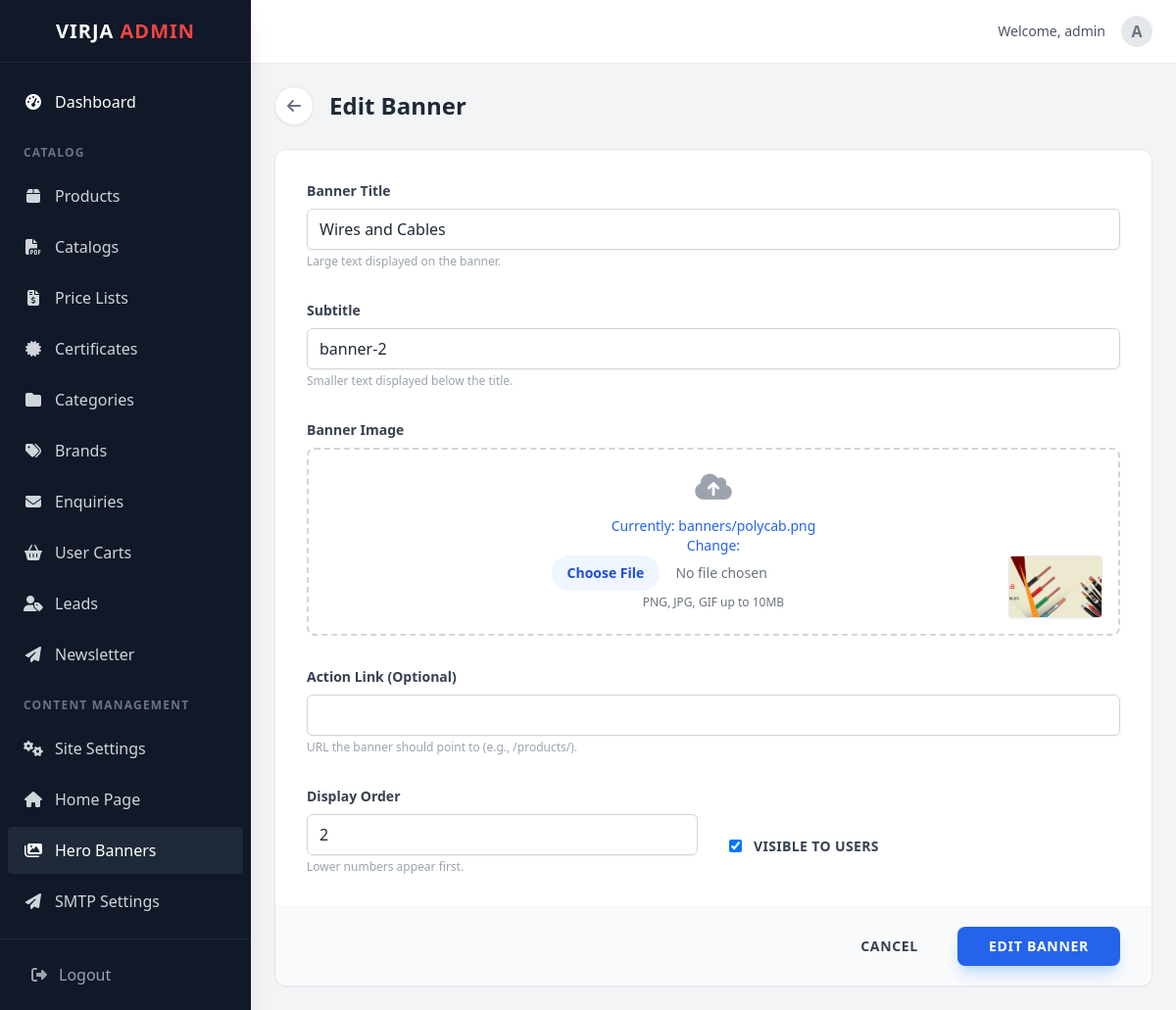
Page /dashboard/banners/2/edit/ (signed in) on the committed database.
### banners/models.py (models this page shows, shortened)
class Banner(models.Model):
    title = models.CharField(max_length=255)
    subtitle = models.CharField(max_length=255, blank=True)
    image = models.ImageField(upload_to='banners/')
    link = models.URLField(blank=True)
    is_active = models.BooleanField(default=True)
    order = models.IntegerField(default=0)
    class Meta:
        ordering = ['order']

### dashboard/views.py (the view)
# urls.py: path('banners/<int:pk>/edit/', views.banner_edit, name='banner_edit'),
@login_required(login_url='dashboard:login')
@user_passes_test(admin_required, login_url='dashboard:login')
def banner_edit(request, pk):
    banner = Banner.objects.get(pk=pk)
    if request.method == 'POST':
        form = BannerForm(request.POST, request.FILES, instance=banner)
        if form.is_valid():
            form.save()
            messages.success(request, "Banner updated successfully.")
            return redirect('dashboard:banner_list')
    else:
        form = BannerForm(instance=banner)
    return render(request, 'dashboard/banners/form.html', {'form': form, 'title': 'Edit Banner'})

### dashboard/templates/dashboard/banners/form.html (shortened to what this page needs)
{% extends 'dashboard/base_admin.html' %}
{% block content %}
<div class="max-w-4xl mx-auto">
    <div class="mb-6 flex items-center gap-4">
        <a href="{% url 'dashboard:banner_list' %}"
            class="w-10 h-10 flex items-center justify-center rounded-full bg-white border border-gray-200 text-gray-500 hover:text-blue-600 hover:border-blue-300 transition shadow-sm">
            <i class="fas fa-arrow-left"></i>
        </a>
        <h2 class="text-2xl font-bold text-gray-800">{{ title }}</h2>
    </div>
    <form method="POST" enctype="multipart/form-data">
        <div class="bg-white rounded-xl shadow-sm border border-gray-200 overflow-hidden">
            <div class="p-8">
                <div class="grid grid-cols-1 md:grid-cols-2 gap-8">
                    <div class="md:col-span-2">
                        <label class="block text-sm font-semibold text-gray-700 mb-2">Banner Title</label>
                        {{ form.title }}
                        <p class="mt-1 text-xs text-gray-400">Large text displayed on the banner.</p>
                    </div>
                    <div class="md:col-span-2">
                        <label class="block text-sm font-semibold text-gray-700 mb-2">Subtitle</label>
                        {{ form.subtitle }}
                        <p class="mt-1 text-xs text-gray-400">Smaller text displayed below the title.</p>
                    </div>
                    <div class="md:col-span-2">
                        <label class="block text-sm font-semibold text-gray-700 mb-2">Banner Image</label>
                        <div
                            class="mt-1 flex justify-center px-6 pt-5 pb-6 border-2 border-gray-300 border-dashed rounded-lg hover:border-blue-400 transition cursor-pointer relative group">
                            <div class="space-y-1 text-center">
                                <i
                                    class="fas fa-cloud-upload-alt text-gray-400 text-3xl mb-2 group-hover:text-blue-500 transition"></i>
                                <div class="flex text-sm text-gray-600">
                                    <span
                                        class="relative cursor-pointer bg-white rounded-md font-medium text-blue-600 hover:text-blue-500">
                                        {{ form.image }}
                                    </span>
                                </div>
                                <p class="text-xs text-gray-500">PNG, JPG, GIF up to 10MB</p>
                            </div>
                            {% if form.instance.image %}
                            <div
                                class="absolute right-4 bottom-4 w-24 h-16 rounded overflow-hidden border border-gray-200 shadow-sm">
                                <img src="{{ form.instance.image.url }}" class="w-full h-full object-cover">
                            </div>
                            {% endif %}
                        </div>
                    </div>
                    <div class="md:col-span-2">
                        <label class="block text-sm font-semibold text-gray-700 mb-2">Action Link (Optional)</label>
                        {{ form.link }}
                        <p class="mt-1 text-xs text-gray-400">URL the banner should point to (e.g., /products/).</p>
                    </div>
                    <div>
                        <label class="block text-sm font-semibold text-gray-700 mb-2">Display Order</label>
                        {{ form.order }}
                        <p class="mt-1 text-xs text-gray-400">Lower numbers appear first.</p>
                    </div>
                    <div class="flex items-center pt-8">
                        <label class="inline-flex items-center cursor-pointer">
                            <div class="relative">
                                {{ form.is_active }}
                            </div>
                            <span class="ml-3 text-sm font-semibold text-gray-700 uppercase tracking-wide">Visible to
                                Users</span>
                        </label>
                    </div>
                </div>
            </div>
            <div class="px-8 py-5 bg-gray-50 border-t border-gray-100 flex justify-end gap-4">
                <a href="{% url 'dashboard:banner_list' %}"
                    class="px-6 py-2.5 rounded-lg text-sm font-bold text-gray-700 hover:bg-gray-200 transition uppercase tracking-wider">Cancel</a>
                <button type="submit"
                    class="px-8 py-2.5 bg-blue-600 hover:bg-blue-700 text-white rounded-lg text-sm font-bold shadow-lg shadow-blue-200 transition uppercase tracking-wider">
                    {{ title }}
                </button>
            </div>
        </div>
    </form>
</div>
{% endblock %}

### dashboard/templates/dashboard/base_admin.html (shortened to what this page needs)
<!DOCTYPE html>
<html lang="en">
<head>
    <script src="https://cdn.tailwindcss.com"></script>
    <link rel="stylesheet" href="https://cdnjs.cloudflare.com/ajax/libs/font-awesome/6.4.0/css/all.min.css">
</head>
<body class="bg-gray-100 text-gray-800 font-sans antialiased" x-data="{ sidebarOpen: false }">
    <div class="flex h-screen overflow-hidden">
        <aside :class="sidebarOpen ? 'translate-x-0' : '-translate-x-full'"
            class="fixed inset-y-0 left-0 z-30 w-64 bg-gray-900 text-white flex flex-col shadow-xl transition-transform duration-300 transform md:translate-x-0 md:static md:inset-auto">
            <div class="h-16 flex items-center justify-center border-b border-gray-800">
                <h1 class="text-xl font-bold tracking-wider text-white">VIRJA <span class="text-red-500">ADMIN</span>
                </h1>
            </div>
            <nav class="flex-1 overflow-y-auto py-4">
                <ul class="space-y-1 px-2">
                    <li>
                        <a href="{% url 'dashboard:home' %}"
                            class="flex items-center gap-3 px-4 py-3 rounded hover:bg-gray-800 transition {% if request.resolver_match.url_name == 'home' %}bg-gray-800 border-l-4 border-red-500{% endif %}">
                            <i class="fas fa-tachometer-alt w-5 text-center"></i>
                            <span class="font-medium">Dashboard</span>
                        </a>
                    </li>
                    <li class="pt-4 pb-2 px-4 text-xs font-bold text-gray-500 uppercase tracking-widest">Catalog</li>
                    <li>
                        <a href="{% url 'dashboard:product_list' %}"
                            class="flex items-center gap-3 px-4 py-3 rounded hover:bg-gray-800 transition text-gray-300 hover:text-white {% if 'product' in request.resolver_match.url_name %}bg-gray-800 text-white{% endif %}">
                            <i class="fas fa-box w-5 text-center"></i>
                            <span class="font-medium">Products</span>
                        </a>
                    </li>
                    <li>
                        <a href="{% url 'dashboard:catalog_list' %}"
                            class="flex items-center gap-3 px-4 py-3 rounded hover:bg-gray-800 transition text-gray-300 hover:text-white {% if 'catalogs' in request.resolver_match.url_name %}bg-gray-800 text-white{% endif %}">
                            <i class="fas fa-file-pdf w-5 text-center"></i>
                            <span class="font-medium">Catalogs</span>
                        </a>
                    </li>
                    <li>
                        <a href="{% url 'dashboard:pricelist_list' %}"
                            class="flex items-center gap-3 px-4 py-3 rounded hover:bg-gray-800 transition text-gray-300 hover:text-white {% if 'pricelist' in request.resolver_match.url_name %}bg-gray-800 text-white{% endif %}">
                            <i class="fas fa-file-invoice-dollar w-5 text-center"></i>
                            <span class="font-medium">Price Lists</span>
                        </a>
                    </li>
                    <li>
                        <a href="{% url 'dashboard:certificate_list' %}"
                            class="flex items-center gap-3 px-4 py-3 rounded hover:bg-gray-800 transition text-gray-300 hover:text-white {% if 'certificate' in request.resolver_match.url_name %}bg-gray-800 text-white{% endif %}">
                            <i class="fas fa-certificate w-5 text-center"></i>
                            <span class="font-medium">Certificates</span>
                        </a>
                    </li>
                    <li>
                        <a href="{% url 'dashboard:category_list' %}"
                            class="flex items-center gap-3 px-4 py-3 rounded hover:bg-gray-800 transition text-gray-300 hover:text-white {% if request.resolver_match.url_name == 'category_list' %}bg-gray-800 text-white{% endif %}">
                            <i class="fas fa-folder w-5 text-center"></i>
                            <span class="font-medium">Categories</span>
                        </a>
                    </li>
                    <li>
                        <a href="{% url 'dashboard:brand_list' %}"
                            class="flex items-center gap-3 px-4 py-3 rounded hover:bg-gray-800 transition text-gray-300 hover:text-white {% if request.resolver_match.url_name == 'brand_list' %}bg-gray-800 text-white{% endif %}">
                            <i class="fas fa-tags w-5 text-center"></i>
                            <span class="font-medium">Brands</span>
                        </a>
                    </li>
                    <li>
                        <a href="{% url 'dashboard:enquiry_list' %}"
                            class="flex items-center gap-3 px-4 py-3 rounded hover:bg-gray-800 transition text-gray-300 hover:text-white {% if 'enquiry' in request.resolver_match.url_name %}bg-gray-800 text-white{% endif %}">
                            <i class="fas fa-envelope w-5 text-center"></i>
                            <span class="font-medium">Enquiries</span>
                        </a>
                    </li>
                    <li>
                        <a href="{% url 'dashboard:dashboard_carts_list' %}"
                            class="flex items-center gap-3 px-4 py-3 rounded hover:bg-gray-800 transition text-gray-300 hover:text-white {% if 'cart' in request.resolver_match.url_name %}bg-gray-800 text-white{% endif %}">
                            <i class="fas fa-shopping-basket w-5 text-center"></i>
                            <span class="font-medium">User Carts</span>
                        </a>
                    </li>
                    <li>
                        <a href="{% url 'dashboard:lead_list' %}"
                            class="flex items-center gap-3 px-4 py-3 rounded hover:bg-gray-800 transition text-gray-300 hover:text-white {% if 'lead' in request.resolver_match.url_name %}bg-gray-800 text-white{% endif %}">
                            <i class="fas fa-user-tag w-5 text-center"></i>
                            <span class="font-medium">Leads</span>
                        </a>
                    </li>
                    <li>
                        <a href="{% url 'dashboard:newsletter_list' %}"
                            class="flex items-center gap-3 px-4 py-3 rounded hover:bg-gray-800 transition text-gray-300 hover:text-white {% if 'newsletter' in request.resolver_match.url_name %}bg-gray-800 text-white{% endif %}">
                            <i class="fas fa-paper-plane w-5 text-center"></i>
                            <span class="font-medium">Newsletter</span>
                        </a>
                    </li>
                    <li class="pt-4 pb-2 px-4 text-xs font-bold text-gray-500 uppercase tracking-widest">Content
                        Management</li>
                    <li>
                        <a href="{% url 'dashboard:site_settings' %}"
                            class="flex items-center gap-3 px-4 py-3 rounded hover:bg-gray-800 transition text-gray-300 hover:text-white {% if request.resolver_match.url_name == 'site_settings' %}bg-gray-800 text-white{% endif %}">
                            <i class="fas fa-cogs w-5 text-center"></i>
                            <span class="font-medium">Site Settings</span>
                        </a>
                    </li>
                    <li>
                        <a href="{% url 'dashboard:home_content' %}"
                            class="flex items-center gap-3 px-4 py-3 rounded hover:bg-gray-800 transition text-gray-300 hover:text-white {% if request.resolver_match.url_name == 'home_content' %}bg-gray-800 text-white{% endif %}">
                            <i class="fas fa-home w-5 text-center"></i>
                            <span class="font-medium">Home Page</span>
                        </a>
                    </li>
                    <li>
                        <a href="{% url 'dashboard:banner_list' %}"
                            class="flex items-center gap-3 px-4 py-3 rounded hover:bg-gray-800 transition text-gray-300 hover:text-white {% if 'banner' in request.resolver_match.url_name %}bg-gray-800 text-white{% endif %}">
                            <i class="fas fa-images w-5 text-center"></i>
                            <span class="font-medium">Hero Banners</span>
                        </a>
                    </li>
                    <li>
                        <a href="{% url 'dashboard:smtp_settings' %}"
                            class="flex items-center gap-3 px-4 py-3 rounded hover:bg-gray-800 transition text-gray-300 hover:text-white {% if request.resolver_match.url_name == 'smtp_settings' %}bg-gray-800 text-white{% endif %}">
                            <i class="fas fa-paper-plane w-5 text-center"></i>
                            <span class="font-medium">SMTP Settings</span>
                        </a>
                    </li>
                </ul>
            </nav>
            <div class="p-4 border-t border-gray-800">
                <a href="{% url 'dashboard:logout' %}"
                    class="flex items-center gap-3 px-4 py-2 rounded text-gray-400 hover:text-white hover:bg-red-900/50 transition">
                    <i class="fas fa-sign-out-alt"></i>
                    <span>Logout</span>
                </a>
            </div>
        </aside>
        <div class="flex-1 flex flex-col overflow-hidden">
            <header class="h-16 bg-white shadow-sm flex items-center justify-between px-6 z-10">
                <div class="flex items-center gap-4">
                    <a href="{% url 'dashboard:admin_profile' %}"
                        class="flex items-center gap-4 hover:opacity-80 transition">
                        <span class="text-sm font-medium text-gray-600">Welcome, {{ request.user.username }}</span>
                        <div
                            class="w-8 h-8 rounded-full bg-gray-200 flex items-center justify-center text-gray-500 font-bold">
                            {{ request.user.username|make_list|first|upper }}
                        </div>
                    </a>
                </div>
            </header>
            <main class="flex-1 overflow-x-hidden overflow-y-auto bg-gray-100 p-6">
                {% block content %}{% endblock %}
            </main>
        </div>
    </div>
</body>
</html>

### rows in the picture
Banner: title "Wires and Cables", subtitle "banner-2", instance.image (picture), order "2", is_active "☑"

### other values in the picture
{{ request.user.username }} "admin"
{{ request.user.username|make_list|first|upper }} "A"
{{ title }} "Edit Banner"
{{ title }} "EDIT BANNER"
